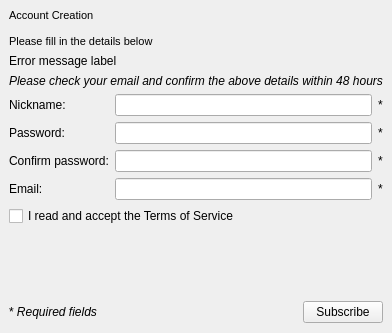
<ui version="4.0" >
 <author></author>
 <comment></comment>
 <exportmacro></exportmacro>
 <class>SubscribeWengo1</class>
 <widget class="QWidget" name="SubscribeWengo1" >
  <property name="geometry" >
   <rect>
    <x>0</x>
    <y>0</y>
    <width>370</width>
    <height>333</height>
   </rect>
  </property>
  <property name="windowTitle" >
   <string>WengoPhone - Wengo Account Creation (1/2)</string>
  </property>
  <layout class="QGridLayout" >
   <property name="margin" >
    <number>9</number>
   </property>
   <property name="spacing" >
    <number>6</number>
   </property>
   <item row="6" column="0" >
    <layout class="QGridLayout" >
     <property name="margin" >
      <number>0</number>
     </property>
     <property name="spacing" >
      <number>6</number>
     </property>
     <item row="0" column="1" >
      <spacer>
       <property name="orientation" >
        <enum>Qt::Horizontal</enum>
       </property>
       <property name="sizeHint" >
        <size>
         <width>178</width>
         <height>24</height>
        </size>
       </property>
      </spacer>
     </item>
     <item row="0" column="0" >
      <widget class="QLabel" name="label_9" >
       <property name="text" >
        <string>* &lt;i>Required fields&lt;/i></string>
       </property>
      </widget>
     </item>
     <item row="0" column="2" >
      <widget class="QPushButton" name="subscribeButton" >
       <property name="enabled" >
        <bool>true</bool>
       </property>
       <property name="text" >
        <string>Subscribe</string>
       </property>
      </widget>
     </item>
    </layout>
   </item>
   <item row="1" column="0" >
    <widget class="QLabel" name="errorMessageLabel" >
     <property name="text" >
      <string>Error message label</string>
     </property>
    </widget>
   </item>
   <item row="3" column="0" >
    <layout class="QGridLayout" >
     <property name="margin" >
      <number>0</number>
     </property>
     <property name="spacing" >
      <number>6</number>
     </property>
     <item row="2" column="1" >
      <widget class="QLineEdit" name="confirmPasswordLineEdit" >
       <property name="echoMode" >
        <enum>QLineEdit::Password</enum>
       </property>
      </widget>
     </item>
     <item row="0" column="0" >
      <widget class="QLabel" name="nicknameLabel" >
       <property name="text" >
        <string>Nickname:</string>
       </property>
      </widget>
     </item>
     <item row="0" column="2" >
      <widget class="QLabel" name="label_2" >
       <property name="text" >
        <string>*</string>
       </property>
      </widget>
     </item>
     <item row="3" column="0" >
      <widget class="QLabel" name="label" >
       <property name="text" >
        <string>Email:</string>
       </property>
      </widget>
     </item>
     <item row="2" column="0" >
      <widget class="QLabel" name="confirmPasswordLabel" >
       <property name="text" >
        <string>Confirm password:</string>
       </property>
      </widget>
     </item>
     <item row="3" column="1" >
      <widget class="QLineEdit" name="emailLineEdit" />
     </item>
     <item row="1" column="0" >
      <widget class="QLabel" name="passwordLabel" >
       <property name="text" >
        <string>Password:</string>
       </property>
      </widget>
     </item>
     <item row="0" column="1" >
      <widget class="QLineEdit" name="nicknameLineEdit" />
     </item>
     <item row="1" column="2" >
      <widget class="QLabel" name="label_3" >
       <property name="text" >
        <string>*</string>
       </property>
      </widget>
     </item>
     <item row="2" column="2" >
      <widget class="QLabel" name="label_4" >
       <property name="text" >
        <string>*</string>
       </property>
      </widget>
     </item>
     <item row="1" column="1" >
      <widget class="QLineEdit" name="passwordLineEdit" >
       <property name="echoMode" >
        <enum>QLineEdit::Password</enum>
       </property>
      </widget>
     </item>
     <item row="3" column="2" >
      <widget class="QLabel" name="label_5" >
       <property name="text" >
        <string>*</string>
       </property>
      </widget>
     </item>
    </layout>
   </item>
   <item row="2" column="0" >
    <widget class="QLabel" name="label_7" >
     <property name="text" >
      <string>&lt;i>Please check your email and confirm the above details within 48 hours&lt;/i></string>
     </property>
    </widget>
   </item>
   <item row="4" column="0" >
    <widget class="QCheckBox" name="acceptTermsCheckBox" >
     <property name="text" >
      <string>I read and accept the Terms of Service</string>
     </property>
    </widget>
   </item>
   <item row="0" column="0" >
    <widget class="QLabel" name="label_6" >
     <property name="text" >
      <string>&lt;html>&lt;head>&lt;meta name="qrichtext" content="1" />&lt;/head>&lt;body style=" white-space: pre-wrap; font-family:MS Shell Dlg; font-size:8.25pt; font-weight:400; font-style:normal; text-decoration:none;">&lt;p style=" margin-top:0px; margin-bottom:0px; margin-left:0px; margin-right:0px; -qt-block-indent:0; text-indent:0px;">&lt;span style=" font-size:8pt;">Account Creation&lt;/span>&lt;/p>&lt;p style="-qt-paragraph-type:empty; margin-top:0px; margin-bottom:0px; margin-left:0px; margin-right:0px; -qt-block-indent:0; text-indent:0px; font-size:8pt;">&lt;/p>&lt;p style=" margin-top:0px; margin-bottom:0px; margin-left:0px; margin-right:0px; -qt-block-indent:0; text-indent:0px; font-size:8pt;">Please fill in the details below&lt;/p>&lt;/body>&lt;/html></string>
     </property>
    </widget>
   </item>
   <item row="5" column="0" >
    <spacer>
     <property name="orientation" >
      <enum>Qt::Vertical</enum>
     </property>
     <property name="sizeHint" >
      <size>
       <width>20</width>
       <height>40</height>
      </size>
     </property>
    </spacer>
   </item>
  </layout>
 </widget>
 <pixmapfunction></pixmapfunction>
 <tabstops>
  <tabstop>nicknameLineEdit</tabstop>
  <tabstop>passwordLineEdit</tabstop>
  <tabstop>confirmPasswordLineEdit</tabstop>
  <tabstop>emailLineEdit</tabstop>
  <tabstop>acceptTermsCheckBox</tabstop>
  <tabstop>subscribeButton</tabstop>
 </tabstops>
 <resources>
  <include location="../../wengophone.qrc" />
 </resources>
 <connections>
  <connection>
   <sender>acceptTermsCheckBox</sender>
   <signal>toggled(bool)</signal>
   <receiver>subscribeButton</receiver>
   <slot>setEnabled(bool)</slot>
   <hints>
    <hint type="sourcelabel" >
     <x>14</x>
     <y>233</y>
    </hint>
    <hint type="destinationlabel" >
     <x>306</x>
     <y>306</y>
    </hint>
   </hints>
  </connection>
 </connections>
</ui>
